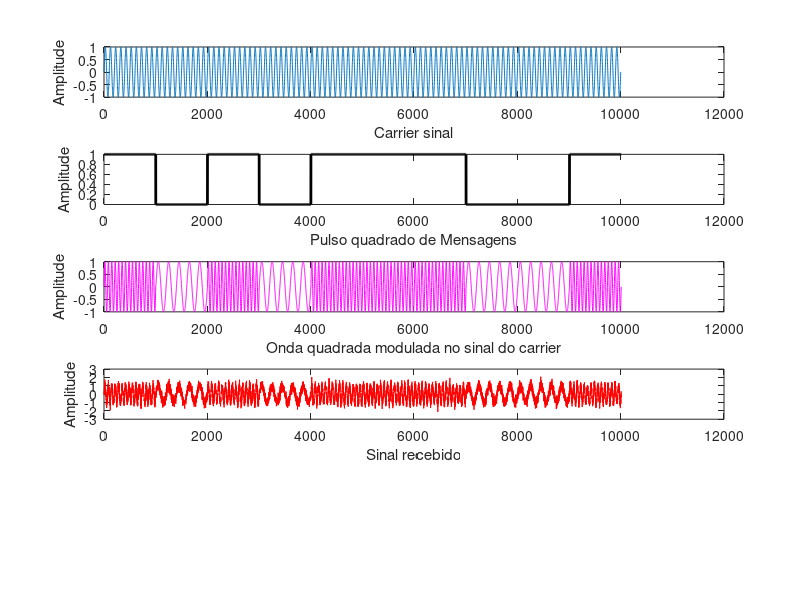
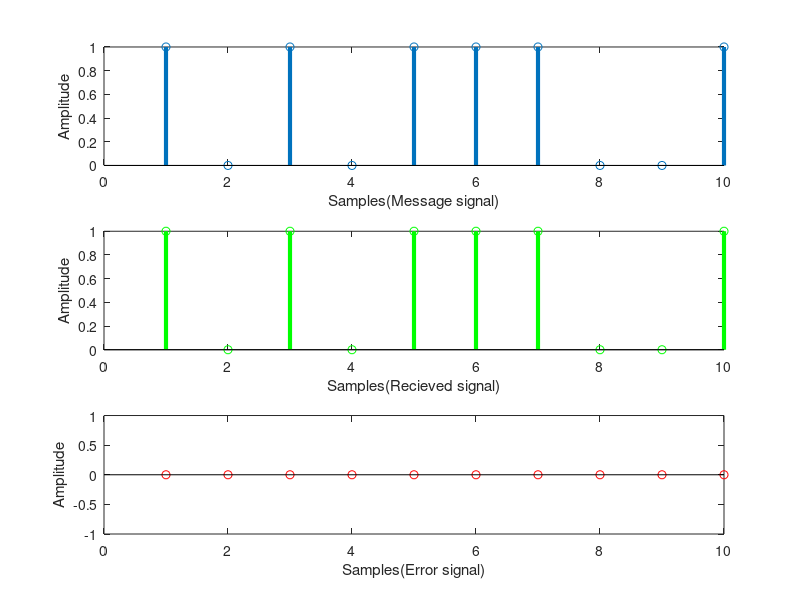

Here is the MATLAB script that generated these plots, in order:
%%%%%%%%%%%%%%%%%%%%%%%%%%%%%%%%%%%%%%%%%%%%%%%%%%%%%%%%%%%%%%%%%%%%%%%%%%%%%%
%Fork and adaptation of https://se.mathworks.com/matlabcentral/fileexchange/44821-matlab-code-for-fsk-modulation-and-demodulation
%Any and all alterations or additions to the original code was made by the contributors of this repository.
%THIS, and only THIS document is free to use, modify and share, as long as it is conformant to the GPL License
%meaning you are obliged to share modifications if should you make any.

%%%%%%%%%%%%%%%%%%%%%%%%%%%%%%%%%%%%%%%%%%%%%%%%%%%%%%%%%%%%%%%%%%%%%%%%%%%%%%

%MODULAÇÃO, DEMODULAÇÃO COM INTRODUÇÃO DE NOISE E AVALIAÇÃO DE ERRO DE BIT

data = [1 0 1 0 1 1 1 0 0 1]; %defina os bits a serem modulados na onda
nro_bits = length(data);

%DEFINIR SINAL CARRIER
%%%%%%%%%%%%%%%%%%%%%%%%%%%%%%%%%%%%%%%%%%%%%%%%%%%%%%%%%%%%%%%%%%%%%%%%%%%%%%
%frequência e período da onda carrier
frequencia_carrier = 1000; 
periodo_carrier = 1/frequencia_carrier;

%frequência e período que definem a sampling rate(baseado na f e t da carrier)
f_sampling = frequencia_carrier * 100;
periodo_sampling = 1/f_sampling;

%tempo de retardamento da onda gerada.
%quanto maior esse valor, maior o tamanho de samplings t, dito que o período da carrier esteja definido.
holdup_time = 10;
proportional_holdup_time = holdup_time*nro_bits;
%definição do vetor de tempo de sampling
t = 0:periodo_sampling:(proportional_holdup_time*periodo_carrier);
   %de zero até o tamanho do vetor que deseja carregar vezes o período da onda de carregamento 

onda_carrier = sin(2*pi*t*frequencia_carrier); %carrier wave: um seno com frequência delimitada pelos valores de t vezes valor de N(que depende do numero de bits)
figure(1);
subplot(5,1,1);
plot(onda_carrier);
xlabel('Carrier sinal');
ylabel('Amplitude');

%%%%%%%%%%%%%%%%%%%%%%%%%%%%%%%%%%%%%%%%%%%%%%%%%%%%%%%%%%%%%%%%%%%%%%%%%%%%%%

%CONVERTER OS DATA BITS EM ONDA QUADRADA
%%%%%%%%%%%%%%%%%%%%%%%%%%%%%%%%%%%%%%%%%%%%%%%%%%%%%%%%%%%%%%%%%%%%%%%%%%%%%%
tempo_sampling = 0:periodo_sampling:(periodo_carrier*holdup_time);
pulso_quadrado = [];
	for i=1:nro_bits
		for j=1:length((tempo_sampling - 1))
			pulso_quadrado = [pulso_quadrado data(i)];
		end
	end

subplot(5,1,2)
plot(pulso_quadrado,'k','Linewidth',2)
xlabel('Pulso quadrado de Mensagens');
ylabel('Amplitude');
%%%%%%%%%%%%%%%%%%%%%%%%%%%%%%%%%%%%%%%%%%%%%%%%%%%%%%%%%%%%%%%%%%%%%%%%%%%%%%

%PROCESSO DE MODULAÇÃO

delta_frequencia = 0.5; % o quão violenta vai ser o `amortecimento` nos carregamentos de frequencia
frequencia_alta = frequencia_carrier + (frequencia_carrier*delta_frequencia);
frequencia_baixa = frequencia_carrier - (frequencia_carrier*delta_frequencia);

%definição das frequencias moduladas
carrier_alta = sin(2*pi*tempo_sampling*frequencia_alta); %bit alto
carrier_baixa = sin(2*pi*tempo_sampling*frequencia_baixa); %bit baixo

sinal_modulado = [];

%faça um vetor-função que tenha como domínio divisões do período de sampling e vá até um período qualquer da onda carrier. 
%carregue esse vetor-função os valores apropriados da imagem dependendo do bit num vetor binário pre-existente

%esse vetor terá, efetivamente, a mesma range de valores que definem o duty-cycle do vetor binário
%mas uma sampling rate dependente do domínio da função de carrier
%ou seja: carregará duas funções baseadas no domínio e frequencia da função de carry
%dependendo do valor de um vetor-binário.
for i=1:nro_bits
     if(data(i)==1)
         sinal_modulado = [sinal_modulado carrier_alta];
     else
         sinal_modulado = [sinal_modulado carrier_baixa];
     end
 end

%plota o sinal já modulado
subplot(5, 1, 3);
plot(sinal_modulado, 'm');
xlabel('Onda quadrada modulada no sinal do carrier');
ylabel('Amplitude');

%adiciona white gaussian noise no sinal (a fins de imitar a vida real e tudo mais)

ruido = 10;
onda_transmitida = awgn(sinal_modulado, ruido); %adiciona ruido no sinal
subplot(5, 1, 4);
plot(onda_transmitida, 'r');
xlabel('Sinal recebido');
ylabel('Amplitude');
%%%%%%%%%%%%%%%%%%%%%%%%%%%%%%%%%%%%%%%%%%%%%%%%%%%%%%%%%%%%%%%%%%%%%%%%%%%%%%
%PROCESSO DE DEMODULAÇÃO - PHASE LOCKED LOOP

negative=0;
positive=0;

%é ok deixar esse sampleValue igual ao número de bits pra valores de vetor <20
sampleValue = nro_bits;

dif_sinal=0;
nro_zeros=0;
amostra_de_zeros=[];
k=1;
for i=1:nro_bits
    for j=1:length(tempo_sampling)
        if(dif_sinal>sampleValue)
            if(onda_transmitida(1,k)>0)
                positive=1;    
            end
            if(onda_transmitida(1,k)<0)
                negative=1;
            end
        end
        k++;
        dif_sinal=dif_sinal+1;
        if(positive==1 && negative==1)
            nro_zeros++;
            positive=0;
            dif_sinal=0;
            negative=0;
        end
    end
    amostra_de_zeros=[amostra_de_zeros nro_zeros];
    nro_zeros=0;     
end

%normalize os vetores dividindo-os pela MALVADA
amostra_de_zeros=amostra_de_zeros/mean(amostra_de_zeros);

filtData=[];
for i=1:length(amostra_de_zeros)
 if(amostra_de_zeros(i)>=1)
     filtData=[filtData 1];
 else
     filtData=[filtData 0];
 end
end

%%%%%%%%%%%%%%%%%%%%%%%%%%%%%%%%%%%%%%%%%%%%%%%%%%%%%%%%%%%%%%%%%%%%%%%%%%%%%%

figure(2);
subplot(3, 1, 1);
stem(data, 'Linewidth', 3);
xlabel('Samples(Message signal)');
ylabel('Amplitude');

subplot(3, 1, 2);
stem(filtData,'g','Linewidth',3);
xlabel('Samples(Recieved signal)');
ylabel('Amplitude');

subplot(3, 1, 3);
stem(abs(data-filtData),'r','Linewidth',2);
xlabel('Samples(Error signal)');
ylabel('Amplitude');

[BIT_ERROR_RATE NORMALIZED_BIT_ERROR_RATE]=biterr(data,filtData)
